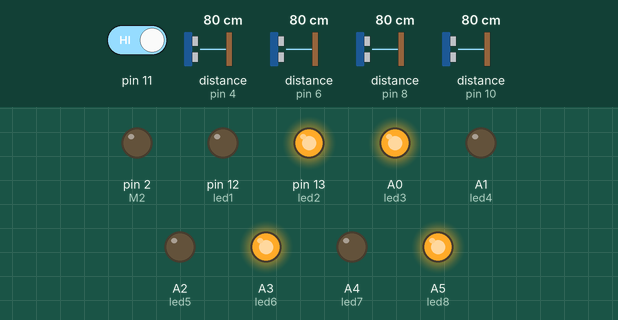
A sketch run on a simulated Arduino Uno, built with avr-gcc and run on an emulated ATmega328P. On the bench: output pins drawn as LEDs (lit = HIGH). Wiring (inferred from the names in the program): 4 × ultrasonic range finder: trigger pin 3, echo pin 4 / trigger pin 5, echo pin 6 / trigger pin 7, echo pin 8 / trigger pin 9, echo pin 10. The test bench sets the inputs (shaded band); at power-on: pin 11 HIGH, distance to the obstacle (sensors on pin 4, pin 6, pin 8, pin 10) 80 cm. The echo pulse lasts 58.3 µs per cm; pins used as bus, display or sensor lines are not drawn.

Above: at 1.2 s.
1.3 s: pin 11 driven LOW
At 5.3 s:
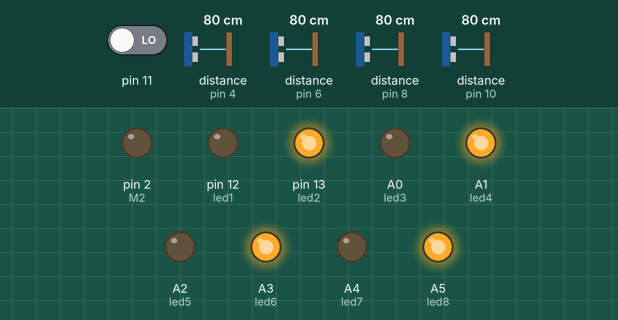
10.6 s: pin 11 driven HIGH
At 11.4 s:
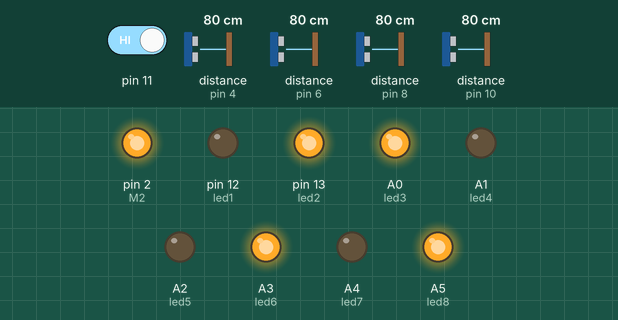
16.5 s: distance to the obstacle (sensor on pin 4) set to 2 cm
At 18.4 s:
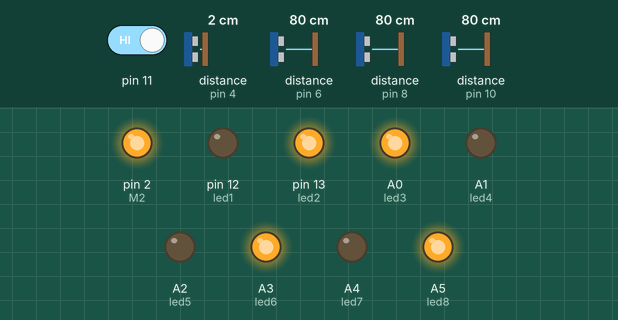
18.5 s: distance to the obstacle (sensor on pin 4) set to 10 cm
25.2 s: distance to the obstacle (sensor on pin 4) set to 14 cm
At 30.9 s:
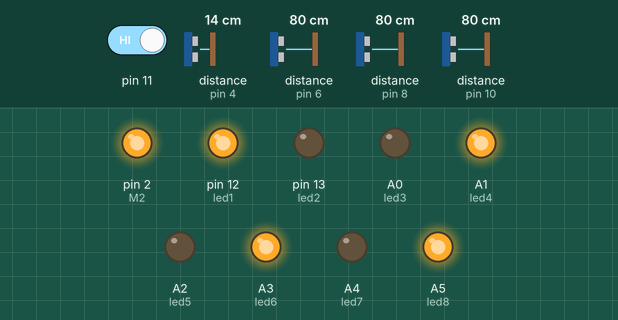
34.5 s: distance to the obstacle (sensor on pin 6) set to 2 cm
At 39.3 s:
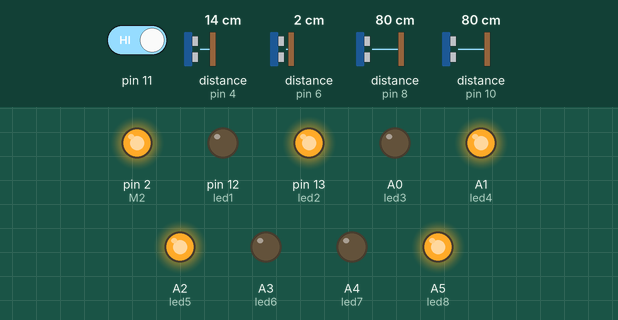
Timing chart, 0 to 39.6 s (numbered marks = the images above; inputs shaded):
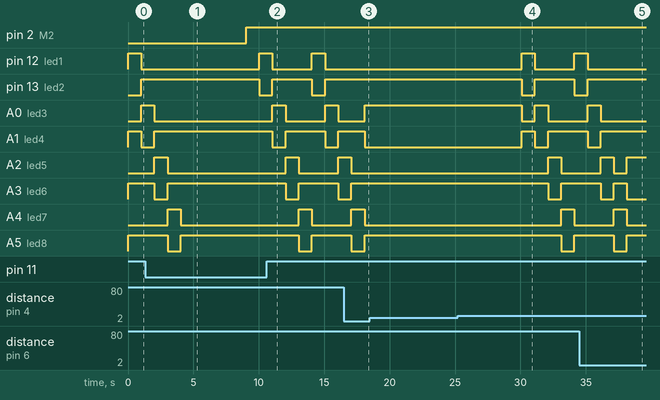

Measured:
- the behaviour switches between 11 and 12 cm on distance to the obstacle (sensor on pin 4) (found by bisection; images 3 and 4)
- after the input at 1.3 s, pin 2 (M2): LOW → HIGH after 7.7 s; A0 (led3): goes on until 2.0 s, then stays LOW; A1 (led4): goes on until 2.0 s, then stays HIGH; A2 (led5): goes on until 3.0 s, then stays LOW; A3 (led6): goes on until 3.0 s, then stays HIGH
- after the input at 10.6 s, pin 2 (M2): stays HIGH (without the input it goes to LOW after 3.4 s)
- after the input at 16.5 s, pin 12 (led1): stays LOW (without the input it goes to HIGH after 1.6 s); pin 13 (led2): stays HIGH (without the input it goes to LOW after 1.6 s); A0 (led3): LOW → HIGH after 1.6 s; A1 (led4): HIGH → LOW after 1.6 s
- after the input at 18.5 s, every drawn part: stays the same
- after the input at 25.2 s, pin 12 (led1): LOW → HIGH after 4.9 s, → LOW 1.0 s later, → HIGH 3.0 s later; pin 13 (led2): HIGH → LOW after 4.9 s, → HIGH 1.0 s later, → LOW 3.0 s later
- after the input at 34.5 s, pin 12 (led1): goes on until 35.1 s, then stays LOW; pin 13 (led2): goes on until 35.1 s, then stays HIGH; A0 (led3): goes on until 36.1 s, then stays LOW; A1 (led4): goes on until 36.1 s, then stays HIGH

The sketch:

aman_testing.ino
```cpp
int trigPin1 = 9;    // Trigger
int echoPin1 = 10;    // Echo

int trigPin2 = 3;    // Trigger
int echoPin2 = 4;    // Echo

int trigPin3 = 5;    // Trigger
int echoPin3 = 6;    // Echo

int trigPin4 = 7;    // Trigger
int echoPin4 = 8;    // Echo

long duration1,duration2,duration3,duration4,cm1,cm2,cm3,cm4;

int led1=12,led2=13,led3=A0,led4=A1,led5=A2,led6=A3,led7=A4,led8=A5;
int i;
char incomingByte[13];
char a[13] = {' ','1','A','0','0','0','3','D','2','B','7','7','C'};
int bs;
int M1=1,M2=2;
void setup()
{
  Serial.begin(19200);
  pinMode(trigPin1, OUTPUT);
  pinMode(trigPin2, OUTPUT);
  pinMode(trigPin3, OUTPUT);
  pinMode(trigPin4, OUTPUT);
  pinMode(echoPin1, INPUT);
  pinMode(echoPin2, INPUT);
  pinMode(echoPin3, INPUT);
  pinMode(echoPin4, INPUT);
  pinMode(led1,OUTPUT);
  pinMode(led2,OUTPUT);
  pinMode(led3,OUTPUT);
  pinMode(led4,OUTPUT);
  pinMode(led5,OUTPUT);
  pinMode(led6,OUTPUT);
  pinMode(led7,OUTPUT);
  pinMode(led8,OUTPUT);
  pinMode(11,INPUT);
  pinMode(M1,OUTPUT);
  pinMode(M2,OUTPUT);
}

void loop()
{
  bs=digitalRead(11);
  if (Serial.available() > 0 || bs==0)
{
                  digitalWrite(M1,1);
                  digitalWrite(M2,0);
                  Serial.end();
                  digitalWrite(led1,LOW); //Green
                  digitalWrite(led2,HIGH);  //Red
                  digitalWrite(led3,LOW); //Green
                  digitalWrite(led4,HIGH); //Red
                  digitalWrite(led5,LOW); //Green
                  digitalWrite(led6,HIGH); //Red
                  digitalWrite(led7,LOW); // Green
                  digitalWrite(led8,HIGH); //Red
                  delay(5000);
                   digitalWrite(M2,1);
                  digitalWrite(M1,0);
                    delay(1000);
                  Serial.begin(19200);

}


  digitalWrite(trigPin1, LOW);
  delayMicroseconds(5);
  digitalWrite(trigPin1, HIGH);
  delayMicroseconds(10);
  digitalWrite(trigPin1, LOW);
  pinMode(echoPin1, INPUT);
  duration1 = pulseIn(echoPin1, HIGH);
  cm1 = (duration1/2) / 29.1;

  digitalWrite(trigPin2, LOW);
  delayMicroseconds(5);
  digitalWrite(trigPin2, HIGH);
  delayMicroseconds(10);
  digitalWrite(trigPin2, LOW);
  pinMode(echoPin2, INPUT);
  duration2 = pulseIn(echoPin2, HIGH);
  cm2 = (duration2/2) / 29.1;

  digitalWrite(trigPin3, LOW);
  delayMicroseconds(5);
  digitalWrite(trigPin3, HIGH);
  delayMicroseconds(10);
  digitalWrite(trigPin3, LOW);
  pinMode(echoPin3, INPUT);
  duration3 = pulseIn(echoPin3, HIGH);
  cm3 = (duration3/2) / 29.1;


  digitalWrite(trigPin4, LOW);
  delayMicroseconds(5);
  digitalWrite(trigPin4, HIGH);
  delayMicroseconds(10);
  digitalWrite(trigPin4, LOW);
  pinMode(echoPin4, INPUT);
  duration4 = pulseIn(echoPin4, HIGH);
  cm4 = (duration4/2) / 29.1;

  if(cm1>10 && cm2>10 && cm3>10 && cm4>10)
  {
    digitalWrite(led1,HIGH); //Green
    digitalWrite(led2,LOW);  //Red
    digitalWrite(led3,LOW); //Green
    digitalWrite(led4,HIGH); //Red
    digitalWrite(led5,LOW); //Green
    digitalWrite(led6,HIGH); //Red
    digitalWrite(led7,LOW); // Green
    digitalWrite(led8,HIGH); //Red
    delay(1000);
    digitalWrite(led1,LOW); //Green
    digitalWrite(led2,HIGH);  //Red
    digitalWrite(led3,HIGH); //Green
    digitalWrite(led4,LOW); //Red
    digitalWrite(led5,LOW); //Green
    digitalWrite(led6,HIGH); //Red
    digitalWrite(led7,LOW); // Green
    digitalWrite(led8,HIGH); //Red
    delay(1000);
    digitalWrite(led1,LOW); //Green
    digitalWrite(led2,HIGH);  //Red
    digitalWrite(led3,LOW); //Green
    digitalWrite(led4,HIGH); //Red
    digitalWrite(led5,HIGH); //Green
    digitalWrite(led6,LOW); //Red
    digitalWrite(led7,LOW); // Green
    digitalWrite(led8,HIGH); //Red
    delay(1000);
    digitalWrite(led1,LOW); //Green
    digitalWrite(led2,HIGH);  //Red
    digitalWrite(led3,LOW); //Green
    digitalWrite(led4,HIGH); //Red
    digitalWrite(led5,LOW); //Green
    digitalWrite(led6,HIGH); //Red
    digitalWrite(led7,HIGH); // Green
    digitalWrite(led8,LOW); //Red
    delay(1000);
  }
  if(cm1<10 && cm2>10 && cm3>10 && cm4>10)
  {
    digitalWrite(led1,HIGH); //Green
    digitalWrite(led2,LOW);  //Red
    digitalWrite(led3,LOW); //Green
    digitalWrite(led4,HIGH); //Red
    digitalWrite(led5,LOW); //Green
    digitalWrite(led6,HIGH); //Red
    digitalWrite(led7,LOW); // Green
    digitalWrite(led8,HIGH); //Red
    delay(6000);
  }
   if(cm1>10 && cm2<10 && cm3>10 && cm4>10)
  {
   digitalWrite(led1,LOW); //Green
    digitalWrite(led2,HIGH);  //Red
    digitalWrite(led3,HIGH); //Green
    digitalWrite(led4,LOW); //Red
    digitalWrite(led5,LOW); //Green
    digitalWrite(led6,HIGH); //Red
    digitalWrite(led7,LOW); // Green
    digitalWrite(led8,HIGH); //Red
    delay(6000);
  }
   if(cm1>10 && cm2>10 && cm3<10 && cm4>10)
  {
     digitalWrite(led1,LOW); //Green
    digitalWrite(led2,HIGH);  //Red
    digitalWrite(led3,LOW); //Green
    digitalWrite(led4,HIGH); //Red
    digitalWrite(led5,HIGH); //Green
    digitalWrite(led6,LOW); //Red
    digitalWrite(led7,LOW); // Green
    digitalWrite(led8,HIGH); //Red
    delay(6000);
  }
   if(cm1>10 && cm2>10 && cm3>10 && cm4<10)
  {
    digitalWrite(led1,LOW); //Green
    digitalWrite(led2,HIGH);  //Red
    digitalWrite(led3,LOW); //Green
    digitalWrite(led4,HIGH); //Red
    digitalWrite(led5,LOW); //Green
    digitalWrite(led6,HIGH); //Red
    digitalWrite(led7,HIGH); // Green
    digitalWrite(led8,LOW); //Red
    delay(6000);
  }

}
```
